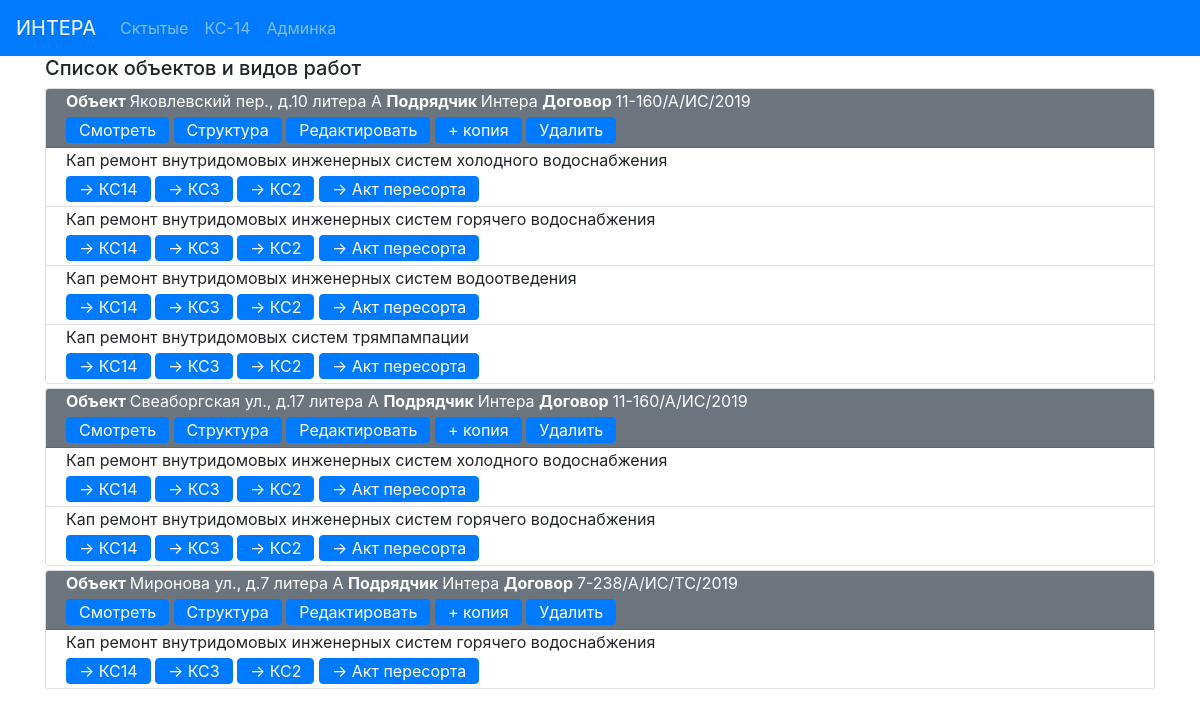
Page /ks14base/ on the committed database.
### ks14base/models.py (models this page shows, shortened)
class ObjectCommon (models.Model):
    address = models.CharField(max_length = 100, verbose_name = 'Адрес')
    district_prepositional = models.CharField(max_length = 30, verbose_name = 'Район (предл падеж)')
    district_genitive = models.CharField(max_length = 30, verbose_name = 'Район (род падеж)')
    contract_number = models.CharField(max_length=40, verbose_name = '№ Контракта')
    contract_date = models.CharField(max_length=20, verbose_name= 'Дата контракта')
    contractor = models.CharField(max_length=20, verbose_name='Подрядчик без кавычек')
    contractor_address = models.CharField(max_length = 100, verbose_name='Адрес подрядчика')
    contractor_OKPO = models.CharField(max_length=8, verbose_name='ОКПО подрядчика')
    contractor_delegate = models.CharField(max_length = 20, verbose_name= 'Предст. подр.')
    contractor_delegate_genitive = models.CharField(max_length=50, verbose_name='Предст. подр.(род падеж)')
    UK_full = models.CharField(max_length=120, verbose_name='УК полное')
    UK_delegate = models.CharField(max_length = 20, verbose_name= 'Предст. УК')
    UK_delegate_genitive = models.CharField(max_length=50, verbose_name='Предст. УК (род падеж)')
    UK_position_genitive = models.CharField(max_length=100, verbose_name='Должность Предст. УК (род падеж)')
    UK_decree_genitive = models.CharField(max_length=100, verbose_name='Основание УК (род падеж)')
    supervisor_OSK_number = models.CharField(max_length=2, verbose_name='инженера ОСК№')
    supervisor_delegate = models.CharField(max_length = 20, verbose_name= 'Технадзор')
    supervisor_delegate_genitive = models.CharField(max_length=50, verbose_name='Технадзор (род падеж)')
    supervisor_decree_genitive = models.CharField(max_length=40, verbose_name = 'Основание заказчика (род падеж')
    supervisor_decree_dative = models.CharField(max_length=40, verbose_name = 'Основание заказчика (дательн падеж')
    administration_order = models.CharField(max_length=100, verbose_name = 'по распоряжению администр.',
                                            blank = True)
    owner_delegate_position = models.CharField(max_length=150, verbose_name='Должность предст. собственника',
                                               blank=True)
    owner_delegate = models.CharField(max_length=30, verbose_name= 'Представитель Собственника', blank = True)
    owner_delegate_genitive = models.CharField(max_length = 30, verbose_name='Предст. Собственника (род падеж)',
                                               blank=True)
    owner_delegate_decree = models.CharField(max_length=100, verbose_name='Основание предст. собств.', blank = True)
    owner_delegate_decree_genitive = models.CharField(max_length=100, verbose_name='Основание предст. собств. (род. падеж)',
                                                      blank=True)
    administration_delegate_position = models.CharField(max_length = 150, verbose_name= 'Должн. предст. адм.')
    administration_delegate_decree = models.CharField(max_length = 50, verbose_name= 'Основание предст. адм.')
    administration_delegate = models.CharField(max_length = 20, verbose_name= 'Предст. Адм.')
    acts = models.ManyToManyField('ActSpecific', blank=True, related_name='object_common')
    class Meta:
        verbose_name = 'Информация объекта '
        verbose_name_plural = 'Информация объекта '
    def get_edit_url(self):
        return reverse('ks14_object_edit_url', kwargs={'pk': self.pk})

class ActSpecific (models.Model):
    system_genitive = models.CharField(max_length = 100, verbose_name = 'система (род падеж)')
    act_number = models.CharField(max_length=1, verbose_name='Номер Акта')
    begin_contract_date = models.CharField(max_length = 20, verbose_name= 'Начало по контракту')
    end_contract_date = models.CharField(max_length = 20, verbose_name= 'Конец по контракту')
    begin_fact_date = models.CharField(max_length = 20, verbose_name= 'Начало по факту')
    act_date = models.CharField(max_length=20, verbose_name='Дата Акта')
    summa = models.CharField(max_length = 20, verbose_name= 'Сумма контракта')
    volume = models.CharField(max_length = 30, verbose_name= 'Объем с ед изм')
    telephonogramm_date = models.CharField(max_length=20, verbose_name='Дата телефонограммы')
    class Meta:
        verbose_name = 'Информация акта '
        verbose_name_plural = 'Информация акта '

### ks14base/views.py (the view)
# urls.py: path('', ks14_list, name='ks14_list_url'),
def ks14_list(request):
    objs = ObjectCommon.objects.order_by("-id")
    return render(request, 'ks14base/ks14list.html',
                  context={'objects': objs})

### ks14base/templates/ks14base/ks14list.html
{% extends 'base.html' %}
{% block mycontent %}
    <div class="container">
        <h5>Список объектов и видов работ</h5>
    </div>
    <div class="container">
    {% for obj in objects %}
        <div class="card my-1">
            <div class="card-header text-white bg-secondary py-0 ">
                <p class="my-0"><b>Объект </b> {{ obj.address }} <b>Подрядчик </b> {{ obj.contractor }} <b>Договор </b> {{ obj.contract_number }}</p>
                    <a href="{% url 'ks14_object_detail_url' obj.pk %}" class="btn btn-primary my-1 py-0">Смотреть</a>
                    <a href="{% url 'ks14_object_edit_structure_url' obj.pk %}" class="btn btn-primary my-1 py-0">Структура</a>
                    <a href="{{ obj.get_edit_url }}" class="btn btn-primary  my-1 py-0">Редактировать</a>
                    <a href="{% url 'ks14_copy_url' obj.pk %}" class="btn btn-primary  my-1 py-0">+ копия</a>
                    <a href="{% url 'ks14_delete_url' obj.pk %}" class="btn btn-primary  my-1 py-0">Удалить</a>
            </div>
            <ul class="list-group list-group-flush">
            {% for act in obj.acts.all %}
                <li class="list-group-item py-0">
                    <p class="my-0">Кап ремонт {{ act.system_genitive }}</p>
                    <a href="{% url 'make_ks14_docx' obj.pk act.pk %}" class="btn btn-primary  my-1 py-0">-> КС14</a>
                    <a href="{% url 'make_ks3_xlsx' obj.pk act.pk %}" class="btn btn-primary  my-1 py-0">-> КС3</a>
                    <a href="{% url 'make_ks2_xlsx' obj.pk act.pk %}" class="btn btn-primary  my-1 py-0">-> КС2</a>
                    <a href="{% url 'make_peresort' obj.pk act.pk %}" class="btn btn-primary  my-1 py-0">-> Акт пересорта</a>
                </li>
            {% endfor %}
            </ul>
        </div>
    {% endfor %}
    </div>
{% endblock %}

### rows in the picture
ObjectCommon: address "Яковлевский пер., д.10 литера А", contractor "Интера", contract_number "11-160/А/ИС/2019"
ActSpecific: system_genitive "внутридомовых инженерных систем холодного водоснабжения"
ActSpecific: system_genitive "внутридомовых инженерных систем горячего водоснабжения"
ActSpecific: system_genitive "внутридомовых инженерных систем водоотведения"
ActSpecific: system_genitive "внутридомовых систем трямпампации"
ObjectCommon: address "Свеаборгская ул., д.17 литера А", contractor "Интера", contract_number "11-160/А/ИС/2019"
ActSpecific: system_genitive "внутридомовых инженерных систем холодного водоснабжения"
ActSpecific: system_genitive "внутридомовых инженерных систем горячего водоснабжения"
ObjectCommon: address "Миронова ул., д.7 литера А", contractor "Интера", contract_number "7-238/А/ИС/ТС/2019"
ActSpecific: system_genitive "внутридомовых инженерных систем горячего водоснабжения"
